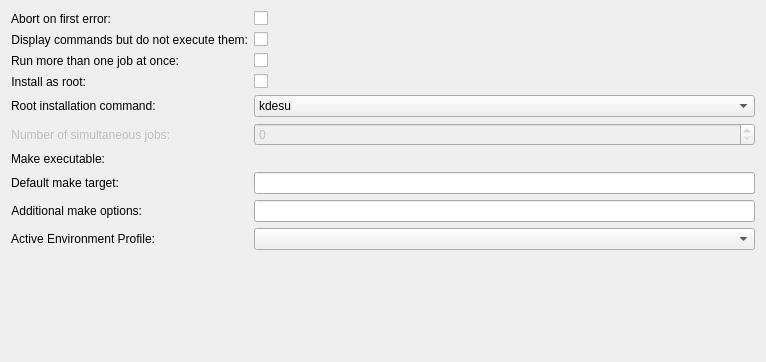
<?xml version="1.0" encoding="UTF-8"?>
<ui version="4.0">
 <class>MakeConfig</class>
 <widget class="QWidget" name="MakeConfig">
  <property name="geometry">
   <rect>
    <x>0</x>
    <y>0</y>
    <width>766</width>
    <height>362</height>
   </rect>
  </property>
  <layout class="QFormLayout" name="formLayout">
   <property name="fieldGrowthPolicy">
    <enum>QFormLayout::AllNonFixedFieldsGrow</enum>
   </property>
   <item row="0" column="0">
    <widget class="QLabel" name="label_8">
     <property name="text">
      <string>Abort on first error:</string>
     </property>
     <property name="alignment">
      <set>Qt::AlignRight|Qt::AlignTrailing|Qt::AlignVCenter</set>
     </property>
    </widget>
   </item>
   <item row="0" column="1">
    <widget class="QCheckBox" name="kcfg_abortOnFirstError">
     <property name="text">
      <string/>
     </property>
    </widget>
   </item>
   <item row="1" column="0">
    <widget class="QLabel" name="label_7">
     <property name="text">
      <string>Display commands but do not execute them:</string>
     </property>
     <property name="alignment">
      <set>Qt::AlignRight|Qt::AlignTrailing|Qt::AlignVCenter</set>
     </property>
    </widget>
   </item>
   <item row="1" column="1">
    <widget class="QCheckBox" name="kcfg_displayOnly">
     <property name="text">
      <string/>
     </property>
    </widget>
   </item>
   <item row="2" column="0">
    <widget class="QLabel" name="label_3">
     <property name="text">
      <string>Run more than one job at once:</string>
     </property>
     <property name="alignment">
      <set>Qt::AlignRight|Qt::AlignTrailing|Qt::AlignVCenter</set>
     </property>
    </widget>
   </item>
   <item row="2" column="1">
    <widget class="QCheckBox" name="kcfg_runMoreThanOneJob">
     <property name="text">
      <string/>
     </property>
    </widget>
   </item>
   <item row="3" column="0">
    <widget class="QLabel" name="label_31">
     <property name="text">
      <string>Install as root:</string>
     </property>
     <property name="alignment">
      <set>Qt::AlignRight|Qt::AlignTrailing|Qt::AlignVCenter</set>
     </property>
    </widget>
   </item>
   <item row="3" column="1">
    <widget class="QCheckBox" name="kcfg_installAsRoot">
     <property name="text">
      <string/>
     </property>
    </widget>
   </item>
   <item row="5" column="0">
    <widget class="QLabel" name="label">
     <property name="enabled">
      <bool>false</bool>
     </property>
     <property name="text">
      <string>Number of simultaneous jobs:</string>
     </property>
     <property name="alignment">
      <set>Qt::AlignRight|Qt::AlignTrailing|Qt::AlignVCenter</set>
     </property>
    </widget>
   </item>
   <item row="5" column="1">
    <widget class="QSpinBox" name="kcfg_numberOfJobs">
     <property name="enabled">
      <bool>false</bool>
     </property>
    </widget>
   </item>
   <item row="6" column="0">
    <widget class="QLabel" name="label_4">
     <property name="text">
      <string>Make executable:</string>
     </property>
     <property name="alignment">
      <set>Qt::AlignRight|Qt::AlignTrailing|Qt::AlignVCenter</set>
     </property>
    </widget>
   </item>
   <item row="6" column="1">
    <widget class="KUrlRequester" name="kcfg_makeBinary">
     <property name="sizePolicy">
      <sizepolicy hsizetype="Preferred" vsizetype="Fixed">
       <horstretch>0</horstretch>
       <verstretch>0</verstretch>
      </sizepolicy>
     </property>
    </widget>
   </item>
   <item row="7" column="0">
    <widget class="QLabel" name="label_6">
     <property name="text">
      <string>Default make target:</string>
     </property>
     <property name="alignment">
      <set>Qt::AlignRight|Qt::AlignTrailing|Qt::AlignVCenter</set>
     </property>
    </widget>
   </item>
   <item row="7" column="1">
    <widget class="KLineEdit" name="kcfg_defaultTarget">
     <property name="showClearButton" stdset="0">
      <bool>true</bool>
     </property>
    </widget>
   </item>
   <item row="8" column="0">
    <widget class="QLabel" name="label_5">
     <property name="text">
      <string>Additional make options:</string>
     </property>
     <property name="alignment">
      <set>Qt::AlignRight|Qt::AlignTrailing|Qt::AlignVCenter</set>
     </property>
    </widget>
   </item>
   <item row="8" column="1">
    <widget class="KLineEdit" name="kcfg_additionalOptions">
     <property name="showClearButton" stdset="0">
      <bool>true</bool>
     </property>
    </widget>
   </item>
   <item row="9" column="0">
    <widget class="QLabel" name="label_2">
     <property name="text">
      <string>Active Environment Profile:</string>
     </property>
     <property name="alignment">
      <set>Qt::AlignRight|Qt::AlignTrailing|Qt::AlignVCenter</set>
     </property>
    </widget>
   </item>
   <item row="9" column="1">
    <widget class="KDevelop::EnvironmentSelectionWidget" name="kcfg_environmentProfile">
     <property name="sizePolicy">
      <sizepolicy hsizetype="Expanding" vsizetype="Fixed">
       <horstretch>0</horstretch>
       <verstretch>0</verstretch>
      </sizepolicy>
     </property>
     <property name="editable">
      <bool>false</bool>
     </property>
     <property name="insertPolicy">
      <enum>QComboBox::NoInsert</enum>
     </property>
     <property name="autoCompletion">
      <bool>false</bool>
     </property>
    </widget>
   </item>
   <item row="4" column="0">
    <widget class="QLabel" name="rootinstallationcommandLabel">
     <property name="text">
      <string>Root installation command:</string>
     </property>
    </widget>
   </item>
   <item row="4" column="1">
    <widget class="KComboBox" name="kcfg_suCommand">
     <item>
      <property name="text">
       <string>kdesu</string>
      </property>
     </item>
     <item>
      <property name="text">
       <string>kdesudo</string>
      </property>
     </item>
    </widget>
   </item>
  </layout>
 </widget>
 <customwidgets>
  <customwidget>
   <class>KComboBox</class>
   <extends>QComboBox</extends>
   <header>kcombobox.h</header>
  </customwidget>
  <customwidget>
   <class>KLineEdit</class>
   <extends>QLineEdit</extends>
   <header>klineedit.h</header>
  </customwidget>
  <customwidget>
   <class>KUrlRequester</class>
   <extends>QFrame</extends>
   <header>kurlrequester.h</header>
  </customwidget>
  <customwidget>
   <class>KDevelop::EnvironmentSelectionWidget</class>
   <extends>KComboBox</extends>
   <header location="global">util/environmentselectionwidget.h</header>
  </customwidget>
 </customwidgets>
 <resources/>
 <connections>
  <connection>
   <sender>kcfg_runMoreThanOneJob</sender>
   <signal>toggled(bool)</signal>
   <receiver>kcfg_numberOfJobs</receiver>
   <slot>setEnabled(bool)</slot>
   <hints>
    <hint type="sourcelabel">
     <x>144</x>
     <y>81</y>
    </hint>
    <hint type="destinationlabel">
     <x>511</x>
     <y>116</y>
    </hint>
   </hints>
  </connection>
  <connection>
   <sender>kcfg_runMoreThanOneJob</sender>
   <signal>toggled(bool)</signal>
   <receiver>label</receiver>
   <slot>setEnabled(bool)</slot>
   <hints>
    <hint type="sourcelabel">
     <x>74</x>
     <y>77</y>
    </hint>
    <hint type="destinationlabel">
     <x>81</x>
     <y>101</y>
    </hint>
   </hints>
  </connection>
 </connections>
</ui>
